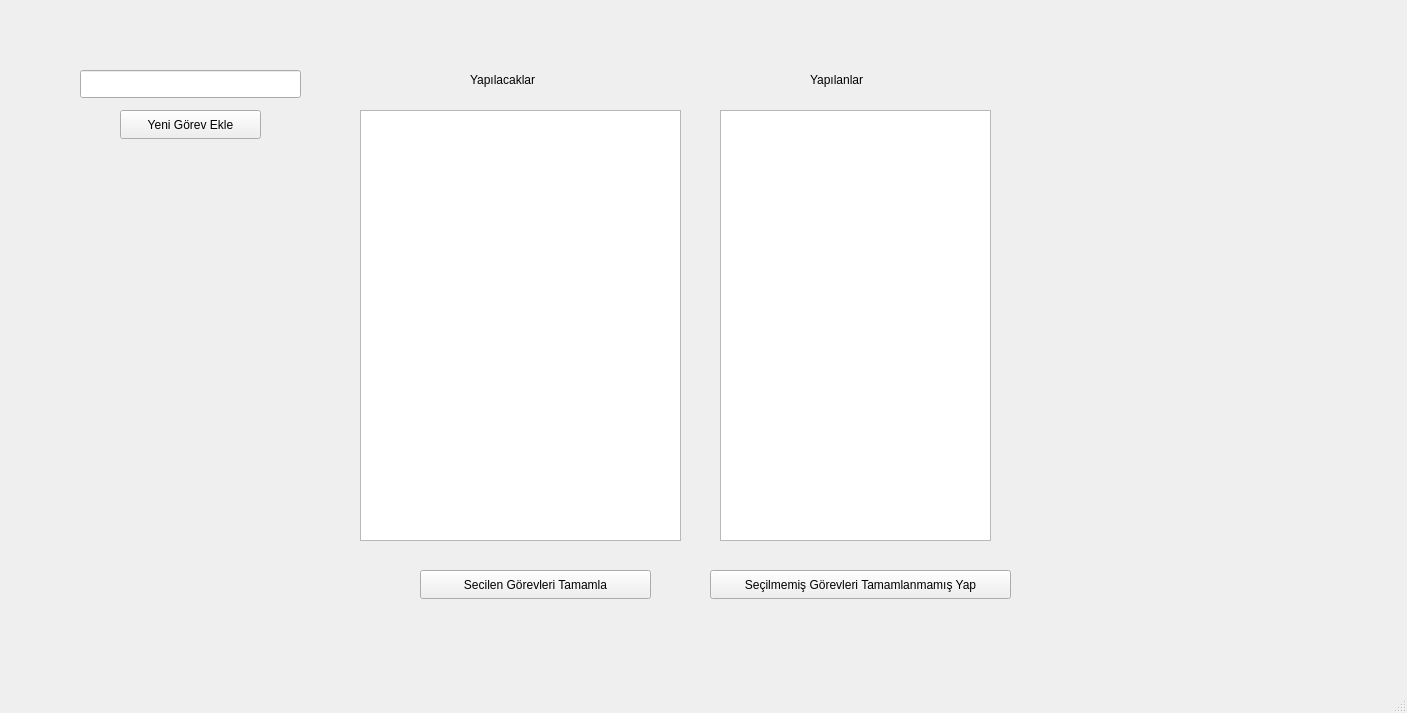
<?xml version="1.0" encoding="UTF-8"?>
<ui version="4.0">
 <class>MainWindow</class>
 <widget class="QMainWindow" name="MainWindow">
  <property name="geometry">
   <rect>
    <x>0</x>
    <y>0</y>
    <width>1407</width>
    <height>713</height>
   </rect>
  </property>
  <property name="windowTitle">
   <string>MainWindow</string>
  </property>
  <widget class="QWidget" name="centralwidget">
   <widget class="QTableWidget" name="yapilacaklar">
    <property name="geometry">
     <rect>
      <x>360</x>
      <y>110</y>
      <width>321</width>
      <height>431</height>
     </rect>
    </property>
   </widget>
   <widget class="QTableWidget" name="yapilanlar">
    <property name="geometry">
     <rect>
      <x>720</x>
      <y>110</y>
      <width>271</width>
      <height>431</height>
     </rect>
    </property>
   </widget>
   <widget class="QLabel" name="label">
    <property name="geometry">
     <rect>
      <x>470</x>
      <y>70</y>
      <width>141</width>
      <height>20</height>
     </rect>
    </property>
    <property name="text">
     <string>Yapılacaklar</string>
    </property>
   </widget>
   <widget class="QLabel" name="label_2">
    <property name="geometry">
     <rect>
      <x>810</x>
      <y>70</y>
      <width>141</width>
      <height>20</height>
     </rect>
    </property>
    <property name="text">
     <string>Yapılanlar</string>
    </property>
   </widget>
   <widget class="QLineEdit" name="gorevYaz">
    <property name="geometry">
     <rect>
      <x>80</x>
      <y>70</y>
      <width>221</width>
      <height>28</height>
     </rect>
    </property>
   </widget>
   <widget class="QPushButton" name="btn_tamamla">
    <property name="geometry">
     <rect>
      <x>420</x>
      <y>570</y>
      <width>231</width>
      <height>29</height>
     </rect>
    </property>
    <property name="text">
     <string>Secilen Görevleri Tamamla</string>
    </property>
   </widget>
   <widget class="QPushButton" name="btn_tamamlama">
    <property name="geometry">
     <rect>
      <x>710</x>
      <y>570</y>
      <width>301</width>
      <height>29</height>
     </rect>
    </property>
    <property name="text">
     <string>Seçilmemiş Görevleri Tamamlanmamış Yap</string>
    </property>
   </widget>
   <widget class="QPushButton" name="gorev_ekle">
    <property name="geometry">
     <rect>
      <x>120</x>
      <y>110</y>
      <width>141</width>
      <height>29</height>
     </rect>
    </property>
    <property name="text">
     <string>Yeni Görev Ekle</string>
    </property>
   </widget>
  </widget>
  <widget class="QMenuBar" name="menubar">
   <property name="geometry">
    <rect>
     <x>0</x>
     <y>0</y>
     <width>1407</width>
     <height>25</height>
    </rect>
   </property>
  </widget>
  <widget class="QStatusBar" name="statusbar"/>
 </widget>
 <resources/>
 <connections/>
</ui>
